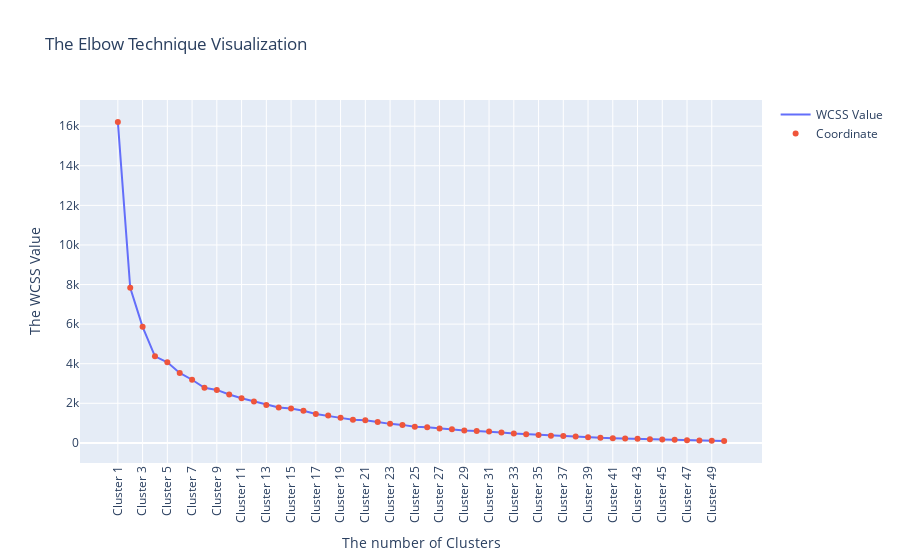

Write notebook code for a chart like this one.
### Code cell
point_plot_trace = go.Scatter(
    x = [f'Cluster {num}' for num in sorted(list(elbow.keys()))],
    y = list(elbow.values()),
    mode = 'markers',
    name = 'Coordinate'
)

line_trace = go.Scatter(
    x = [f'Cluster {num}' for num in sorted(list(elbow.keys()))],
    y = list(elbow.values()),
    mode = 'lines',
    name = 'WCSS Value'
)

layout = go.Layout(
    title = 'The Elbow Technique Visualization',
    xaxis = dict(title='The number of Clusters'),
    yaxis = dict(title='The WCSS Value')
)

point_plot = go.Figure(data=[line_trace, point_plot_trace], layout=layout)
point_plot.update_layout(xaxis_tickangle=-90)
point_plot.show()

### Figure 1 — Plotly figure (JSON) as saved in the notebook; plotly's stock layout.template omitted (floating-point values rounded to 4 significant figures)
{"data": [{"mode": "lines", "name": "WCSS Value", "type": "scatter", "x": ["Cluster 1", "Cluster 2", "Cluster 3", "Cluster 4", "Cluster 5", "Cluster 6", "Cluster 7", "Cluster 8", "Cluster 9", "Cluster 10", "Cluster 11", "Cluster 12", "Cluster 13", "Cluster 14", "Cluster 15", "Cluster 16", "Cluster 17", "Cluster 18", "Cluster 19", "Cluster 20", "Cluster 21", "Cluster 22", "Cluster 23", "Cluster 24", "Cluster 25", "Cluster 26", "Cluster 27", "Cluster 28", "Cluster 29", "Cluster 30", "Cluster 31", "Cluster 32", "Cluster 33", "Cluster 34", "Cluster 35", "Cluster 36", "Cluster 37", "Cluster 38", "Cluster 39", "Cluster 40", "Cluster 41", "Cluster 42", "Cluster 43", "Cluster 44", "Cluster 45", "Cluster 46", "Cluster 47", "Cluster 48", "Cluster 49", "Cluster 50"], "y": [16220.0, 7833.0, 5863.0, 4375.0, 4073.0, 3534.0, 3190.0, 2785.0, 2675.0, 2443.0, 2257.0, 2094.0, 1920.0, 1783.0, 1742.0, 1626.0, 1460.0, 1377.0, 1264.0, 1169.0, 1137.0, 1053.0, 960.5, 909.4, 817.7, 787.3, 724.0, 686.8, 629.1, 601.5, 579.5, 525.5, 471.7, 437.8, 391.9, 353.8, 344.6, 321.0, 279.5, 256.1, 239.1, 222.2, 202.4, 183.9, 165.2, 154.0, 135.8, 120.4, 103.8, 89.7]}, {"mode": "markers", "name": "Coordinate", "type": "scatter", "x": ["Cluster 1", "Cluster 2", "Cluster 3", "Cluster 4", "Cluster 5", "Cluster 6", "Cluster 7", "Cluster 8", "Cluster 9", "Cluster 10", "Cluster 11", "Cluster 12", "Cluster 13", "Cluster 14", "Cluster 15", "Cluster 16", "Cluster 17", "Cluster 18", "Cluster 19", "Cluster 20", "Cluster 21", "Cluster 22", "Cluster 23", "Cluster 24", "Cluster 25", "Cluster 26", "Cluster 27", "Cluster 28", "Cluster 29", "Cluster 30", "Cluster 31", "Cluster 32", "Cluster 33", "Cluster 34", "Cluster 35", "Cluster 36", "Cluster 37", "Cluster 38", "Cluster 39", "Cluster 40", "Cluster 41", "Cluster 42", "Cluster 43", "Cluster 44", "Cluster 45", "Cluster 46", "Cluster 47", "Cluster 48", "Cluster 49", "Cluster 50"], "y": [16220.0, 7833.0, 5863.0, 4375.0, 4073.0, 3534.0, 3190.0, 2785.0, 2675.0, 2443.0, 2257.0, 2094.0, 1920.0, 1783.0, 1742.0, 1626.0, 1460.0, 1377.0, 1264.0, 1169.0, 1137.0, 1053.0, 960.5, 909.4, 817.7, 787.3, 724.0, 686.8, 629.1, 601.5, 579.5, 525.5, 471.7, 437.8, 391.9, 353.8, 344.6, 321.0, 279.5, 256.1, 239.1, 222.2, 202.4, 183.9, 165.2, 154.0, 135.8, 120.4, 103.8, 89.7]}], "layout": {"title": {"text": "The Elbow Technique Visualization"}, "xaxis": {"tickangle": -90, "title": {"text": "The number of Clusters"}}, "yaxis": {"title": {"text": "The WCSS Value"}}}}
